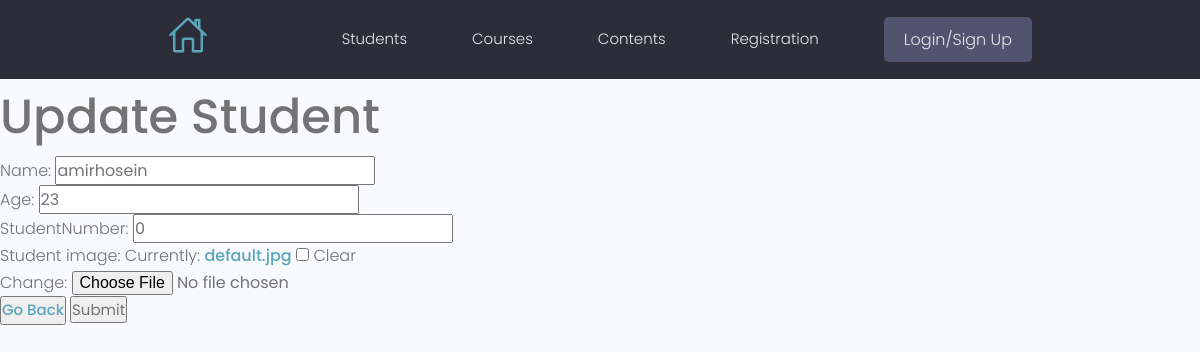
The page /update-student/bb2a87a7-1009-4d56-a8c6-1ffa9b6a4e3d on the database its author committed.
### projects/models.py (models this page shows, shortened)
class student(models.Model):
    id = models.UUIDField(default=uuid.uuid4, primary_key=True, unique=True, editable=False)
    name = models.CharField(max_length=50, blank=True)
    age = models.IntegerField(default=0, blank=True)
    studentNumber = models.IntegerField(default=0, blank=True)
    student_image = models.ImageField(null=True, blank=True, default="default.jpg")
    created = models.DateTimeField(auto_now_add=True)

### projects/views.py (the view)
# urls.py: path('update-student/<str:pk>', views.updateStudent, name="updateStudent"),
def updateStudent(request, pk):
    Student = student.objects.get(id=pk)
    form = StudentForm(instance=Student)
    if request.method == 'POST':
        form = StudentForm(request.POST, request.FILES, instance=Student)
        if form.is_valid():
            form.save()
            return redirect('allStudents')
    context = {
        'form': form,
        'title': 'Update',
    }
    return render(request, 'projects/Practice_4/Students/Student_form.html', context)

### projects/forms.py
class StudentForm(ModelForm):
    class Meta:
        model = student
        fields = '__all__'

### projects/templates/projects/Practice_4/Students/Student_form.html (shortened to what this page needs)
{% extends 'main.html' %}
{% block content %}
<h1>{{title}} Student</h1>
<form action="" method="POST" enctype="multipart/form-data">
    {{form.as_p}}
    <button>
        <a href="{% url 'allStudents' %}">Go Back</a>
    </button>
    <input type="submit" />
</form>
{% endblock %}

### static/styles/app.css (style rules this page uses)
:root { --color-sub: #2d2d39; }

### static/uikit/styles/modules/_variables.css (style rules this page uses)
:root { --color-main: #5aa5b9; --color-main-light: #e6faff; --color-sub: #3f4156; --color-sub-light: #51546e; --color-sub-lighter: #ededfd; --color-text: #737373; --color-gray: #8b8b8b; --color-light: #e5e7eb; --color-light-gray: #767676; --color-bg: #f8fafd; --color-white: #fffefd; --color-white-light: #f3f3f3; --color-success: #359e64; --color-success-bg: #def8e8; --color-error: #fc4b0b; --color-error-bg: #fff2ee; --font-base: 'Poppins', arial, helvetica, 'Segoe UI', roboto, ubuntu, sans-serif; --font-monospace: 'Fira Code', 'Courier New', courier, monospace; --font-regular: 300; --font-medium: 500; --font-bold: 700; --generic-shadow: 1px 1px 5px #00000010; --generic-transition: all 0.3s ease-in-out; }

### static/uikit/styles/modules/_base.css (style rules this page uses)
* { margin: 0; padding: 0; box-sizing: border-box; text-rendering: optimizeLegibility; color: inherit; font-size: inherit; }
html { font-size: 50%; }
@media only screen and (min-width: 480px) { html { font-size: 56.25%; } }
@media only screen and (min-width: 1200px) { html { font-size: 62.5%; } }
body { line-height: 1.6; font-weight: 400; font-size: 1.5rem; color: var(--color-text); background-color: var(--color-bg); min-height: 100vh; }

### static/uikit/styles/modules/_typography.css (style rules this page uses)
* { font-family: var(--font-base); }
h1 { font-size: 4.8rem; font-weight: var(--font-medium); }
p, span, strong { font-size: 1.6rem; color: var(--color-text); font-weight: var(--font-regular); }
a { padding-bottom: 2px; text-decoration: none; display: inline-block; color: var(--color-main); font-weight: var(--font-medium); }

### rows shown on the page
student: name "amirhosein", age "23", studentNumber "0"

### other values the page prints
{{ title }} "Update"
